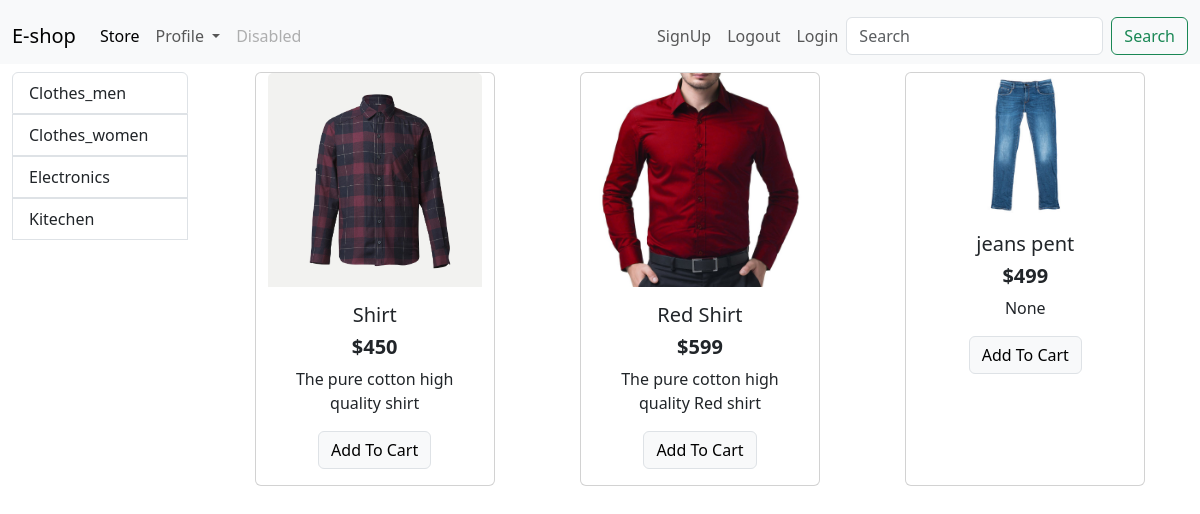
The page /store/category/1 on the database its author committed.
### store/models.py (models this page shows, shortened)
class  Category(models.Model):
    name = models.CharField(max_length=20)
    @staticmethod
    def getall_category():
        return Category.objects.all()

class  Product(models.Model):
    name = models.CharField(max_length=50)
    price = models.IntegerField(default=0)
    category = models.ForeignKey(Category, on_delete=models.CASCADE,default=1)
    description = models.CharField(max_length=200,null=True, blank=True,default = '')
    image = models.ImageField(upload_to= 'product_image/')

### store/views.py (the view, shortened to what this page needs)
# urls.py: path('category/<int:category_id>', CategoryById.as_view(), name='get_product_by_category'),
class CategoryById(APIView):
    permission_classes = (AllowAny,)
    def get(self, request, category_id):
        cat_by_pro = Product.objects.filter(category = category_id)
        Categorys = Category.getall_category()
        data = {}
        data['products'] = cat_by_pro
        data['Categorys'] = Categorys
        return render(request, 'index.html', data)

### store/templates/index.html (shortened to what this page needs)
{% extends 'header.html' %}
{% block content %}
<div class="contaniner-fluid mt-2">
    <div class="row mx-auto">
        <div class="col-lg-2 ">
            <div class="list-group">
                {% for category in Categorys %}
                <a href="{% url 'get_product_by_category' category.id %}" class="list-group-item list-group-item-action">{{category.name}}</a>
                {% endfor %}
            </div>
        </div>
        <div id="product" class = "col-lg-10">
            <div class="row mx-auto">
                {% for product in products %}
                <div class="card mx-auto mb-4 text-center" style="width: 15rem;">
                    <img src="{{product.image.url}}" class="card-img-top " alt="...">
                    <div class="card-body ">
                        <h5 class="card-title">{{product.name}}</h5>
                        <h5 class="card-title"><b>${{product.price}}</b></h5>
                        <p class="card-text">{{product.description}}</p>
                        <a href="#" class="btn btn-light border btn-sn">Add To Cart</a>
                    </div>
                </div>
                {% endfor %}
            </div>
        </div>
    </div>
</div>
{% endblock %}

### rows shown on the page
Category: name "Clothes_men"
Category: name "Clothes_women"
Category: name "Electronics"
Category: name "Kitechen"
Product: image (picture), name "Shirt", price "450", description "The pure cotton high quality shirt"
Product: image (picture), name "Red Shirt", price "599", description "The pure cotton high quality Red shirt"
Product: image (picture), name "jeans pent", price "499", description "None"
